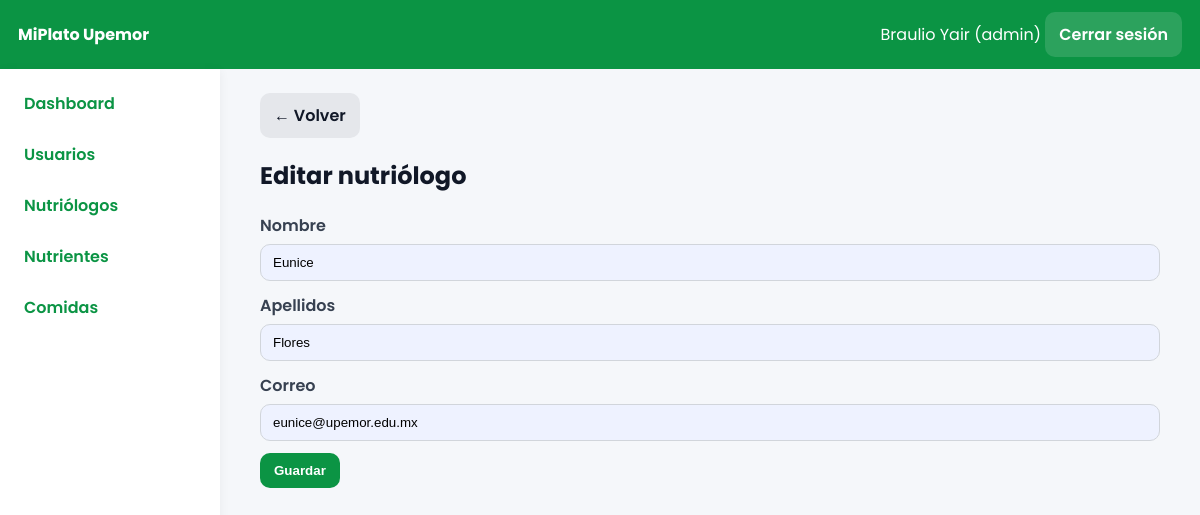
The page /index.php?controller=admin&action=nutriologoForm&id=8 (signed in) on the database its author committed.
### tables this page shows
CREATE TABLE `usuarios` (
  `id` int(11) NOT NULL AUTO_INCREMENT,
  `nombre` varchar(100) NOT NULL,
  `apellidos` varchar(120) DEFAULT NULL,
  `correo` varchar(120) NOT NULL,
  `password` varchar(255) NOT NULL,
  `rol` enum('admin','nutriologo','estudiante') NOT NULL DEFAULT 'estudiante',
  `creado_en` timestamp NOT NULL DEFAULT current_timestamp(),
  PRIMARY KEY (`id`),
  UNIQUE KEY `correo` (`correo`)
);

### app/core/Controller.php (called while the page is built, shortened)
<?php
class Controller{
protected function view($file,$data=[]){$view=$file;extract($data);include __DIR__.'/../views/layout.php';}
protected function partial($file,$data=[]){extract($data);include __DIR__.'/../views/'.$file.'.php';}
}

### app/controllers/AdminController.php (called while the page is built, shortened)
<?php
require_once __DIR__.'/../models/User.php';require_once __DIR__.'/../models/Nutriente.php';require_once __DIR__.'/../models/Comida.php';require_once __DIR__.'/../models/EstudianteDetalle.php';
class AdminController extends Controller{
public function nutriologoForm(){
    $id = $_GET['id'] ?? null;
    $u = $id ? (new User())->find($id) : null;
    $this->view('admin/nutriologos/form', compact('u', 'nd'));
}
}

### app/core/Router.php (called while the page is built)
<?php
class Router{public static function dispatch(){$c=$_GET['controller']??'auth';$a=$_GET['action']??'login';$cn=ucfirst($c).'Controller';$f=__DIR__.'/../controllers/'.$cn.'.php';if(!file_exists($f)){http_response_code(404);echo'Controller not found';exit;}require_once $f; if(!class_exists($cn)){echo'Class not found';exit;} $o=new $cn(); if(!method_exists($o,$a)){echo'Action not found';exit;} $o->$a();}}

### index.php (called while the page is built, shortened)
<?php
require __DIR__.'/app/core/Controller.php';
require __DIR__.'/app/core/Model.php';
require __DIR__.'/app/core/Database.php';
require __DIR__.'/app/core/Router.php';
Router::dispatch();

### app/core/Model.php (called while the page is built)
<?php class Model{protected $db;function __construct(){ $this->db=Database::getConnection();}}

### app/core/Database.php (called while the page is built)
<?php
class Database{private static $c=null;public static function getConnection(){if(self::$c===null){$dsn='mysql:host='.DB_HOST.';dbname='.DB_NAME.';charset=utf8mb4';self::$c=new PDO($dsn,DB_USER,DB_PASS,[PDO::ATTR_ERRMODE=>PDO::ERRMODE_EXCEPTION,PDO::ATTR_DEFAULT_FETCH_MODE=>PDO::FETCH_ASSOC]);}return self::$c;}}

### app/models/User.php (called while the page is built, shortened)
<?php
class User extends Model{
public function find($id){$st=$this->db->prepare("SELECT * FROM usuarios WHERE id=?");$st->execute([$id]);return $st->fetch();}
}

### app/views/admin/nutriologos/form.php (the view, shortened to what this page needs)
<a class='btn' href='index.php?controller=admin&action=nutriologos'>← Volver</a><h2><?= isset($u)?'Editar':'Nuevo' ?> nutriólogo</h2>
<form method='POST' action='index.php?controller=admin&action=nutriologoSave' autocomplete='off'>
<label class='form-label'>Nombre</label><input class='form-control' name='nombre' value='<?= $u['nombre'] ?? '' ?>' required>
<label class='form-label'>Apellidos</label><input class='form-control' name='apellidos' value='<?= $u['apellidos'] ?? '' ?>' required>
<label class='form-label'>Correo</label><input class='form-control' type='email' name='correo' value='<?= $u['correo'] ?? '' ?>' required autocomplete='off'>
<button class='btn primary mt-12' type='submit'>Guardar</button></form>

### public/css/app.css (style rules this page uses)
* { box-sizing:border-box }
body { font-family:'Poppins',system-ui,Segoe UI,Roboto,Arial,sans-serif;background:#f5f7fa;margin:0;color:#111827 }
.form-label { display:block;text-align:left;margin:12px 0 6px;font-weight:600;color:#374151 }
.form-control { width:100%;border:1px solid #d1d5db;border-radius:10px;padding:10px 12px;background:#eef2ff }
.mt-12 { margin-top:12px }
.btn { display:inline-block;padding:10px 14px;border-radius:10px;border:0;background:#e5e7eb;text-decoration:none;color:#111827;font-weight:600 }
.btn.primary { background:#0b9444;color:#fff }

### rows shown on the page
usuarios: nombre "Eunice", apellidos "Flores", correo "eunice@upemor.edu.mx"

### other values the page prints
$_SESSION['user']['nombre'] "Braulio Yair"
$_SESSION['user']['rol'] "admin"
